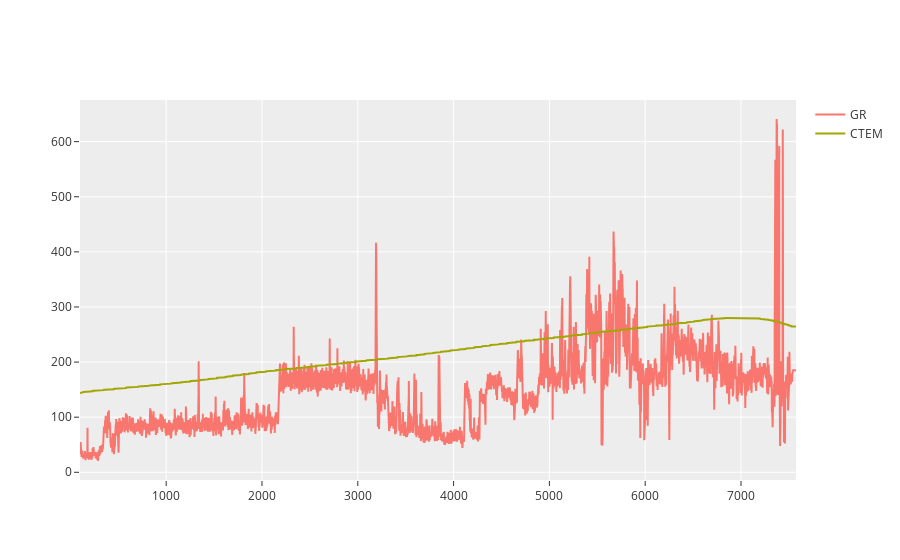

Here is the notebook cell this chart was saved with:
### Code cell
fig=go.Figure()
fig.layout.template = "ggplot2"
fig.add_scatter(x=logs4_reg.index, y=logs4_reg['GR'], mode='lines',name='GR')
fig.add_scatter(x=logs4_reg.index, y=logs4_reg['CTEM'], mode='lines',name='CTEM')

fig.update_traces(marker=dict(size=3),
                  selector=dict(mode='markers'))
pio.show(fig)

### Figure 1 — Plotly figure (JSON) as saved in the notebook; plotly's stock layout.template omitted (floating-point values rounded to 4 significant figures; data arrays with more than 128 entries replaced by an {"elided": "..."} marker saying what was removed)
{"data": [{"mode": "lines", "name": "GR", "type": "scatter", "x": {"elided": "14948 float values"}, "y": {"elided": "14948 float values"}}, {"mode": "lines", "name": "CTEM", "type": "scatter", "x": {"elided": "14948 float values"}, "y": {"elided": "14948 float values"}}], "layout": {}}
